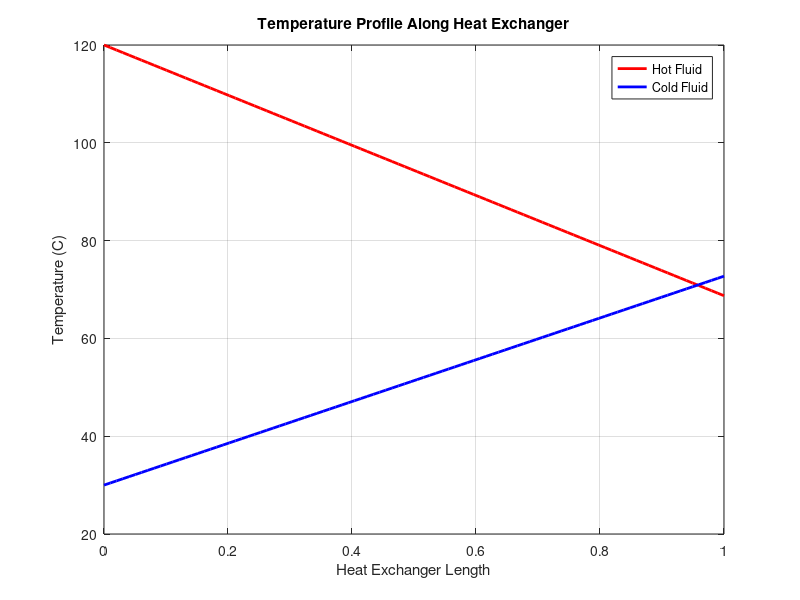

Recreate this plot in MATLAB.
clear
clc
close all

%% Heat Exchanger Performance Using NTU Method

m_hot = 1;          
m_cold = 1.2;       

Cp_hot = 4180;      
Cp_cold = 4180;

Th_in = 120;        
Tc_in = 30;        

U = 500;            
A = 10;             

C_hot = m_hot * Cp_hot;
C_cold = m_cold * Cp_cold;

C_min = min(C_hot, C_cold);
C_max = max(C_hot, C_cold);

Cr = C_min / C_max;

NTU=(U*A)/C_min;

effectiveness=(1 - exp(-NTU*(1-Cr))) / (1 - Cr*exp(-NTU*(1-Cr)));

Q=effectiveness * C_min * (Th_in - Tc_in);

Th_out = Th_in - Q/C_hot;
Tc_out = Tc_in + Q/C_cold;

disp(['Heat Transfer Rate (W): ', num2str(Q)])
disp(['Hot Outlet Temp (C): ', num2str(Th_out)])
disp(['Cold Outlet Temp (C): ', num2str(Tc_out)])


%% Temperature Profile Along Heat Exchanger
x = linspace(0,1,100);

Th_profile = Th_in - (Th_in - Th_out)*x;
Tc_profile = Tc_in + (Tc_out - Tc_in)*x;

figure
plot(x,Th_profile,'r','LineWidth',2)
hold on
plot(x,Tc_profile,'b','LineWidth',2)

xlabel('Heat Exchanger Length')
ylabel('Temperature (C)')
title('Temperature Profile Along Heat Exchanger')

legend('Hot Fluid','Cold Fluid')
grid on
